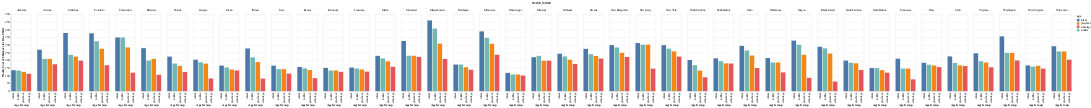

Notebook code for this chart:
### Code cell
state_avg_groupedbar(gdf)

### Figure 1 — Vega-Lite specification as saved in the notebook (floating-point values rounded to 4 significant figures; data arrays with more than 128 entries replaced by an {"elided": "..."} marker saying what was removed)
{"config": {"view": {"continuousWidth": 300, "continuousHeight": 300}}, "data": {"name": "data-0c8254c2ed4bd4346d6a300154ed630d"}, "mark": {"type": "bar"}, "encoding": {"color": {"field": "age", "type": "nominal"}, "column": {"field": "STATE_NAME", "type": "nominal"}, "x": {"field": "age", "sort": ["infant", "toddler", "preschool", "schoolage"], "title": "Age Group", "type": "nominal"}, "y": {"field": "price", "title": "Weekly Cost of Childcare for One Child", "type": "quantitative"}}, "$schema": "https://vega.github.io/schema/vega-lite/v5.20.1.json", "datasets": {"data-0c8254c2ed4bd4346d6a300154ed630d": {"elided": "164 records"}}}
